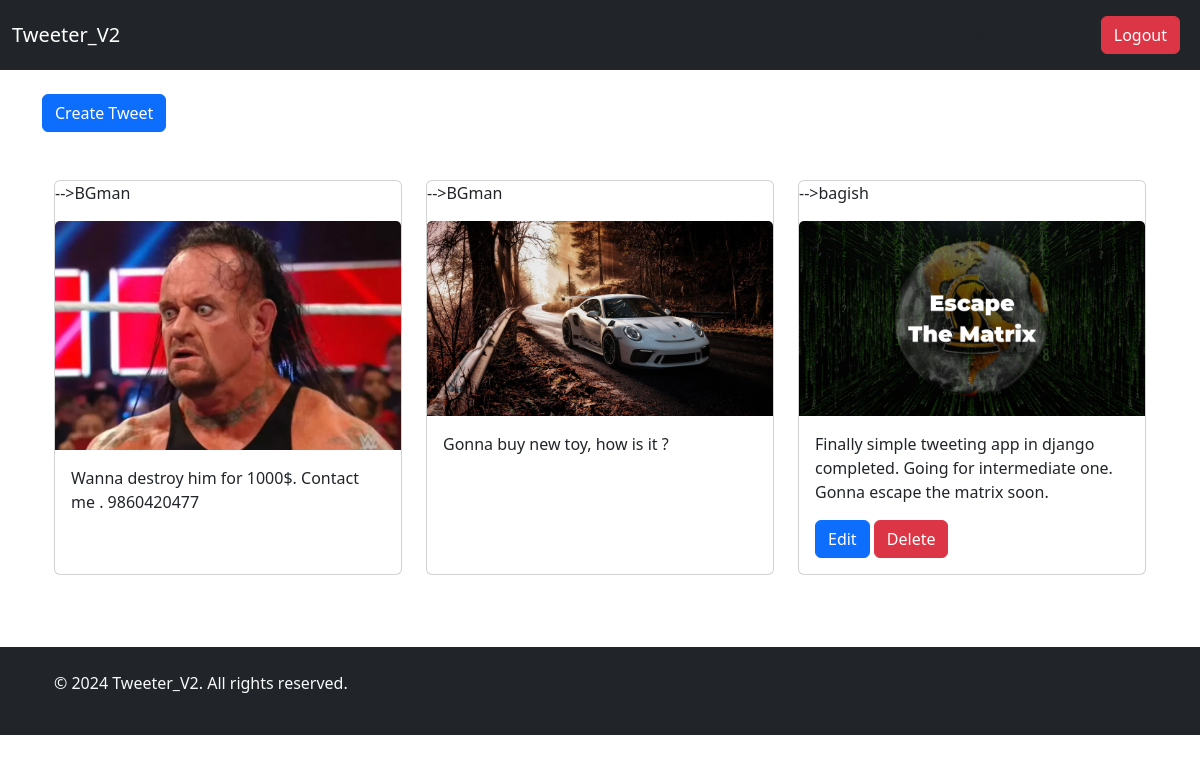
The page /tweet/ (signed in) on the database its author committed.
### tweet/models.py (models this page shows)
class tweet(models.Model):
    user=models.ForeignKey(User, on_delete=models.CASCADE)
    text=models.TextField()
    photo=models.ImageField(upload_to='photoes/')

### tweet/views.py (the view)
# urls.py: path('', views.tweet_list, name="tweet_list"),
def tweet_list(request):
        tweets=Tweetmodel.objects.all()
        return render(request, 'tweet/tweet_list.html',{'tweets':tweets})

### tweet/templates/tweet/tweet_list.html (shortened to what this page needs)
{% extends "base.html" %}
{% block content %}
<a href="{% url 'tweet_create' %}"><input type="submit" value="Create Tweet" class="btn btn-primary"></a>
<div class="container mt-5">
    <div class="row">
        {% for tweet in tweets %}
        <div class="col-md-4 mb-4">
            <div class="card h-100 d-flex flex-column">
                <p>-->{{tweet.user.username}}</p>
                {% if tweet.photo %}
                <img src="{{ tweet.photo.url }}" class="card-img-top" alt="Tweet Image">
                {% endif %}
                <div class="card-body">
                    <p class="card-text">{{ tweet.text }}</p>
                    {% if user == tweet.user %}
                    <a href="{% url 'tweet_edit' tweet.id %}" class="btn btn-primary">Edit</a>
                    <a href="{% url 'tweet_delete' tweet.id %}" class="btn btn-danger">Delete</a>
                    {% endif %}
                </div>
            </div>
        </div>
        {% endfor %}
    </div>
</div>
{% endblock content %}

### rows shown on the page
tweet: user.username "BGman", photo (picture), text "Wanna destroy him for 1000$. Contact me . 9860420477"
tweet: user.username "BGman", photo (picture), text "Gonna buy new toy, how is it ?"
tweet: user.username "bagish", photo (picture), text "Finally simple tweeting app in django completed. Going for intermediate one. Gonna escape the matrix soon.", shows "Edit"
